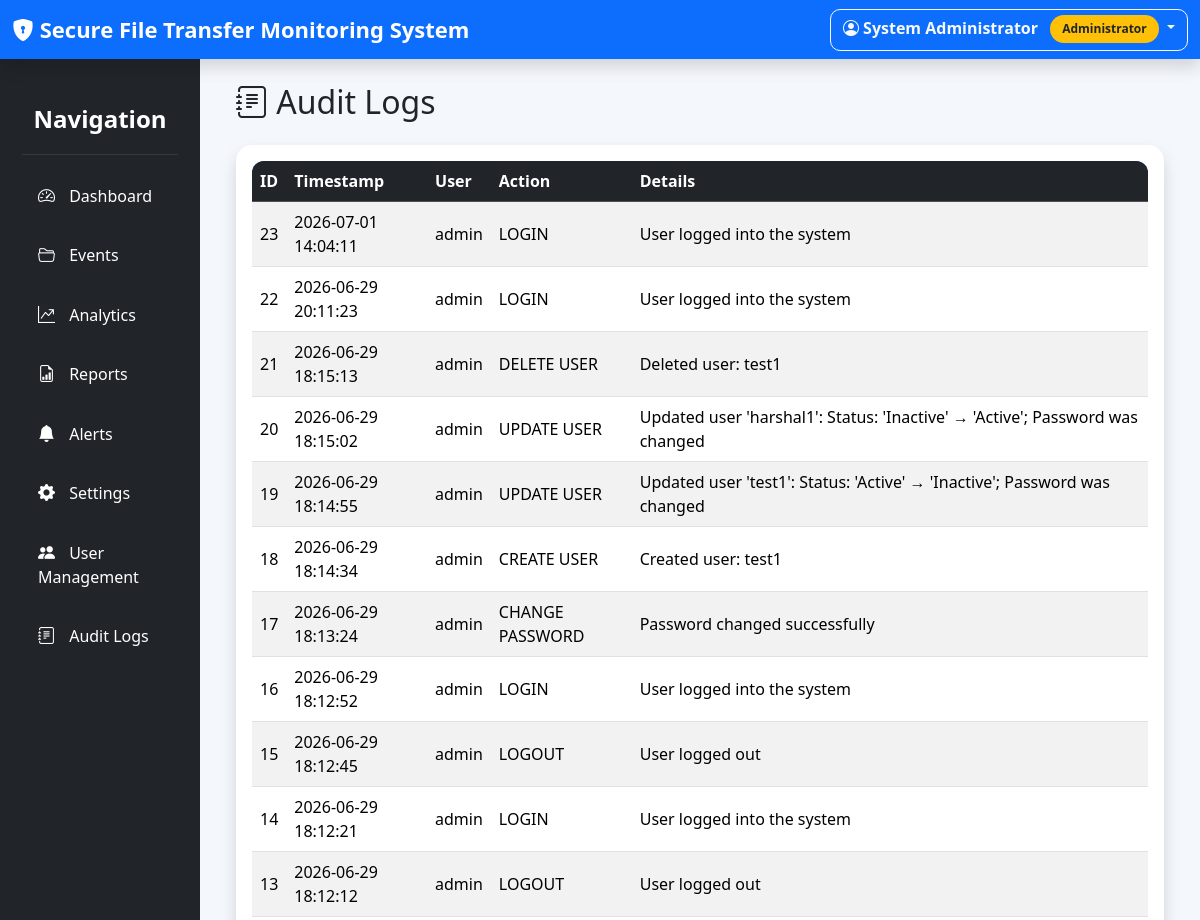
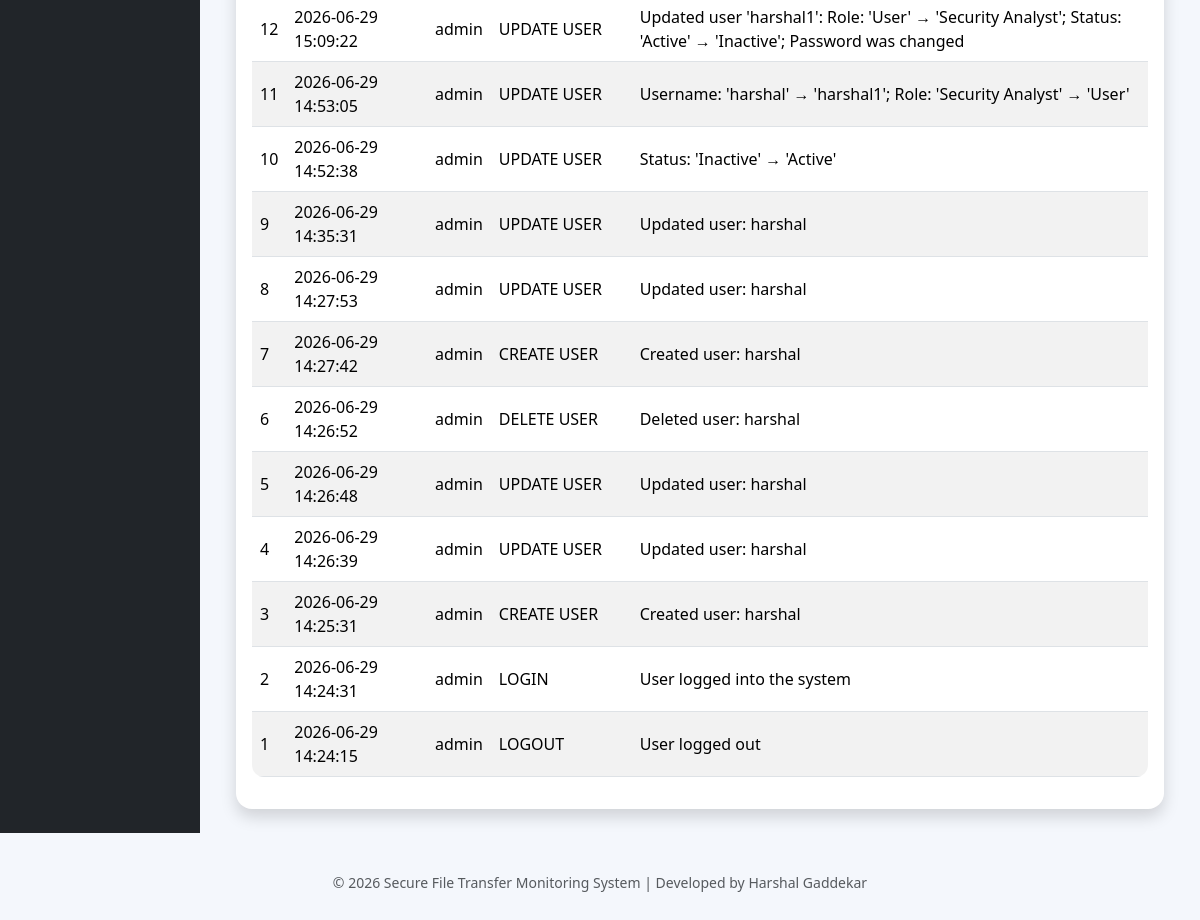
Screenshot of /audit-logs (signed in) with the database file from the repository (2 pictures, top to bottom).
### tables this page shows
CREATE TABLE audit_logs(

    id INTEGER PRIMARY KEY AUTOINCREMENT,

    timestamp TEXT,

    username TEXT,

    action TEXT,

    details TEXT

);

### app.py (the view)
@app.route("/audit-logs")
def audit_logs():
    if not session.get("logged_in"):
        return redirect("/login")
    if session.get("role") != "Administrator":
        return "Access Denied", 403
    logs = get_audit_logs()
    return render_template(
        "audit_logs.html",
        logs=logs
    )

### modules/audit.py (called while the page is built)
def get_audit_logs():
    conn = sqlite3.connect(DATABASE)
    conn.row_factory = sqlite3.Row
    cursor = conn.cursor()
    cursor.execute("""

        SELECT *

        FROM audit_logs

        ORDER BY id DESC

    """)
    logs = cursor.fetchall()
    conn.close()
    return logs

### templates/audit_logs.html (shortened to what this page needs)
{% extends "base.html" %}
{% block content %}
<div class="container-fluid">
    <h2 class="mb-4">
        <i class="bi bi-journal-text"></i>
        Audit Logs
    </h2>
    <div class="card shadow">
        <div class="card-body table-responsive">
            <table class="table table-striped table-hover">
                <thead class="table-dark">
                    <tr>
                        <th>ID</th>
                        <th>Timestamp</th>
                        <th>User</th>
                        <th>Action</th>
                        <th>Details</th>
                    </tr>
                </thead>
                <tbody>
                {% for log in logs %}
                    <tr>
                        <td>{{ log["id"] }}</td>
                        <td>{{ log["timestamp"] }}</td>
                        <td>{{ log["username"] }}</td>
                        <td>{{ log["action"] }}</td>
                        <td>{{ log["details"] }}</td>
                    </tr>
                {% endfor %}
                </tbody>
            </table>
        </div>
    </div>
</div>
{% endblock %}

### static/css/style.css (style rules this page uses)
:root { --primary:#0d6efd; --success:#198754; --warning:#ffc107; --danger:#dc3545; --info:#0dcaf0; --dark:#212529; --background:#f4f7fc; --card-shadow:0 8px 20px rgba(0,0,0,.08); --card-hover:0 15px 35px rgba(0,0,0,.15); }
body { background:var(--background); font-family:'Segoe UI',Tahoma,Geneva,Verdana,sans-serif; overflow-x:hidden; color:#212529; }
.card { border:none; border-radius:16px; box-shadow:var(--card-shadow); transition:all .25s ease; }
.table { background:white; border-radius:12px; overflow:hidden; }
.table thead { background:#0d6efd; color:white; }
.table td, .table th { vertical-align:middle; }
.table tbody tr { transition:.2s; }
.table-responsive { border-radius:12px; }
.card, .btn, .sidebar a { transition:all .25s ease-in-out; }

### rows the page displays
audit_logs: id "23", timestamp "2026-07-01 14:04:11", username "admin", action "LOGIN", details "User logged into the system"
audit_logs: id "22", timestamp "2026-06-29 20:11:23", username "admin", action "LOGIN", details "User logged into the system"
audit_logs: id "21", timestamp "2026-06-29 18:15:13", username "admin", action "DELETE USER", details "Deleted user: test1"
audit_logs: id "20", timestamp "2026-06-29 18:15:02", username "admin", action "UPDATE USER", details "Updated user 'harshal1': Status: 'Inactive' → 'Active'; Password was changed"
audit_logs: id "19", timestamp "2026-06-29 18:14:55", username "admin", action "UPDATE USER", details "Updated user 'test1': Status: 'Active' → 'Inactive'; Password was changed"
audit_logs: id "18", timestamp "2026-06-29 18:14:34", username "admin", action "CREATE USER", details "Created user: test1"
audit_logs: id "17", timestamp "2026-06-29 18:13:24", username "admin", action "CHANGE PASSWORD", details "Password changed successfully"
audit_logs: id "16", timestamp "2026-06-29 18:12:52", username "admin", action "LOGIN", details "User logged into the system"
audit_logs: id "15", timestamp "2026-06-29 18:12:45", username "admin", action "LOGOUT", details "User logged out"
audit_logs: id "14", timestamp "2026-06-29 18:12:21", username "admin", action "LOGIN", details "User logged into the system"
audit_logs: id "13", timestamp "2026-06-29 18:12:12", username "admin", action "LOGOUT", details "User logged out"
audit_logs: id "12", timestamp "2026-06-29 15:09:22", username "admin", action "UPDATE USER", details "Updated user 'harshal1': Role: 'User' → 'Security Analyst'; Status: 'Active' → 'Inactive'; Password was changed"
audit_logs: id "11", timestamp "2026-06-29 14:53:05", username "admin", action "UPDATE USER", details "Username: 'harshal' → 'harshal1'; Role: 'Security Analyst' → 'User'"
audit_logs: id "10", timestamp "2026-06-29 14:52:38", username "admin", action "UPDATE USER", details "Status: 'Inactive' → 'Active'"
audit_logs: id "9", timestamp "2026-06-29 14:35:31", username "admin", action "UPDATE USER", details "Updated user: harshal"
audit_logs: id "8", timestamp "2026-06-29 14:27:53", username "admin", action "UPDATE USER", details "Updated user: harshal"
audit_logs: id "7", timestamp "2026-06-29 14:27:42", username "admin", action "CREATE USER", details "Created user: harshal"
audit_logs: id "6", timestamp "2026-06-29 14:26:52", username "admin", action "DELETE USER", details "Deleted user: harshal"
audit_logs: id "5", timestamp "2026-06-29 14:26:48", username "admin", action "UPDATE USER", details "Updated user: harshal"
audit_logs: id "4", timestamp "2026-06-29 14:26:39", username "admin", action "UPDATE USER", details "Updated user: harshal"
audit_logs: id "3", timestamp "2026-06-29 14:25:31", username "admin", action "CREATE USER", details "Created user: harshal"
audit_logs: id "2", timestamp "2026-06-29 14:24:31", username "admin", action "LOGIN", details "User logged into the system"
audit_logs: id "1", timestamp "2026-06-29 14:24:15", username "admin", action "LOGOUT", details "User logged out"

### other values shown
{{ session.get('full_name') }} "System Administrator"
{{ session.get('role') }} "Administrator"
